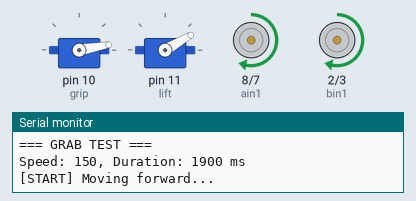
Bench run of a sketch on a simulated Arduino Uno, built with avr-gcc and run on an emulated ATmega328P. On the bench: 2 × servo, motor-driver pin pairs drawn as motors (green arrow = first pin HIGH = forward, orange = second pin HIGH = backward, longer = more drive, scaled by the enable pin), the last lines printed to the serial monitor. At 9.4 s the program stops and its outputs stay as they are.

Above: at 0.1 s.
At 2.5 s:
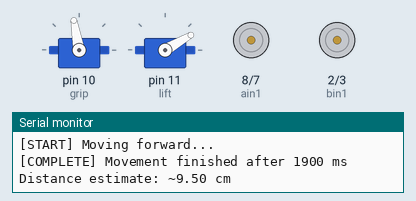
At 3.0 s:
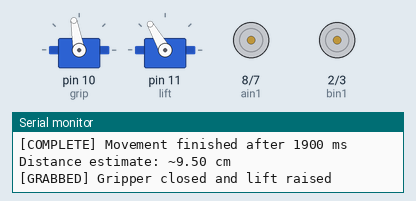
At 6.5 s:
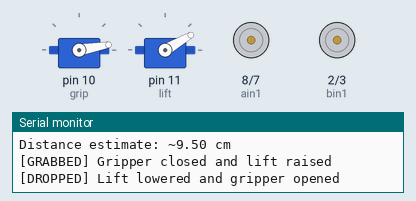
Timing chart, 0 to 8.0 s (numbered marks = the images above):
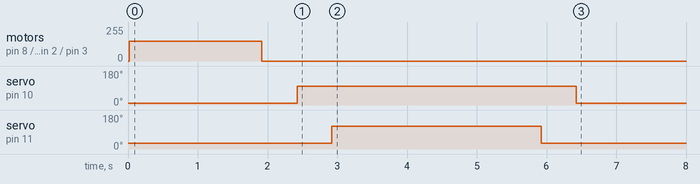

Measured:
- by itself, motor on pin 8 (ain1) / pin 7 (ain2), motor on pin 2 (bin1) / pin 3 (bin2): stopped → forward 150/255 at 0.02 s, → stopped 1.9 s later
- by itself, servo on pin 10 (grip): 10° → 100° at 2.4 s, → 10° 4.0 s later
- by itself, servo on pin 11 (lift): 30° → 120° at 2.9 s, → 30° 3.0 s later

The sketch:

grab_test.ino
```cpp
// ============================================================================
// GRAB TEST SKETCH
// ============================================================================
// Tests grab operation: move forward, then grip and lift

#include <Servo.h>

// ============================================================================
// HARDWARE CONFIGURATION
// ============================================================================

// Motor A (Right)
int pwma = 6;
int ain1 = 8;
int ain2 = 7;

// Motor B (Left)
int pwmb = 5;
int bin1 = 2;
int bin2 = 3;

// Servos
Servo grip;  // Gripper servo (Pin 10)
Servo lift;  // Lift servo (Pin 11)

// ============================================================================
// TEST VARIABLES - EDIT THESE TO CHANGE TEST BEHAVIOR
// ============================================================================

int testSpeed = 150;             // Speed to move forward (0-255)
unsigned long testDuration = 1900; // Duration in milliseconds (ms)
unsigned long testStartTime = 0;
bool testStarted = false;

// ============================================================================
// SETUP
// ============================================================================

void setup() {
  Serial.begin(9600);
  Serial.println("\n\n=== GRAB TEST ===");
  Serial.print("Speed: ");
  Serial.print(testSpeed);
  Serial.print(", Duration: ");
  Serial.print(testDuration);
  Serial.println(" ms");

  // Initialize motor pins
  pinMode(pwma, OUTPUT);
  pinMode(pwmb, OUTPUT);
  pinMode(ain1, OUTPUT);
  pinMode(ain2, OUTPUT);
  pinMode(bin1, OUTPUT);
  pinMode(bin2, OUTPUT);

  // Initialize servos
  grip.attach(10);
  lift.attach(11);
  grip.write(10);    // Gripper open
  lift.write(30);    // Lift down
}

// ============================================================================
// MAIN LOOP
// ============================================================================

void loop() {
  // Start test on first iteration
  if (!testStarted) {
    Serial.println("\n[START] Moving forward...");
    testStartTime = millis();
    testStarted = true;
    moveMotors(testSpeed, testSpeed);
  }

  // Check if test duration has elapsed
  unsigned long elapsedTime = millis() - testStartTime;
  if (elapsedTime >= testDuration) {
    stopMotors();
    Serial.print("[COMPLETE] Movement finished after ");
    Serial.print(elapsedTime);
    Serial.println(" ms");
    Serial.print("Distance estimate: ~");
    Serial.print((elapsedTime / 1000.0) * 5.0 * (testSpeed / 150.0));
    Serial.println(" cm");

    // Execute grab sequence
    delay(500);
    executeGripper(true);  // Close gripper and raise lift

    // Hold for 3 seconds, then drop
    delay(3000);
    executeGripper(false); // Lower lift and open gripper

    // Loop forever after test completes
    while(1) {
      delay(1000);
    }
  }
}

// ============================================================================
// MOTOR CONTROL FUNCTIONS
// ============================================================================

void moveMotors(int left, int right) {
  // Set left motor direction (positive = forward, negative = reverse)
  if (left >= 0) {
    digitalWrite(bin1, HIGH);
    digitalWrite(bin2, LOW);
  } else {
    digitalWrite(bin1, LOW);
    digitalWrite(bin2, HIGH);
  }
  int leftSpeed = abs(left);

  // Set right motor direction (positive = forward, negative = reverse)
  if (right >= 0) {
    digitalWrite(ain1, HIGH);
    digitalWrite(ain2, LOW);
  } else {
    digitalWrite(ain1, LOW);
    digitalWrite(ain2, HIGH);
  }
  int rightSpeed = abs(right);

  // Scale if either motor exceeds PWM max
  int maxVal = max(leftSpeed, rightSpeed);
  if (maxVal > 255) {
    float scale = 255.0 / maxVal;
    leftSpeed *= scale;
    rightSpeed *= scale;
  }

  // Apply scaled speeds
  analogWrite(pwma, constrain(rightSpeed, 0, 255));
  analogWrite(pwmb, constrain(leftSpeed, 0, 255));
}

void stopMotors() {
  digitalWrite(ain1, LOW);
  digitalWrite(ain2, LOW);
  digitalWrite(bin1, LOW);
  digitalWrite(bin2, LOW);
  analogWrite(pwma, 0);
  analogWrite(pwmb, 0);
}

// ============================================================================
// SERVO CONTROL FUNCTIONS
// ============================================================================

void executeGripper(bool grab) {
  if (grab) {
    // Grab: close gripper and raise lift
    grip.write(100);  // Close gripper
    delay(500);
    lift.write(120);  // Raise lift
    Serial.println("[GRABBED] Gripper closed and lift raised");
  } else {
    // Drop: lower lift and open gripper
    lift.write(30);   // Lower lift
    delay(500);
    grip.write(10);   // Open gripper
    Serial.println("[DROPPED] Lift lowered and gripper opened");
  }
}
```
